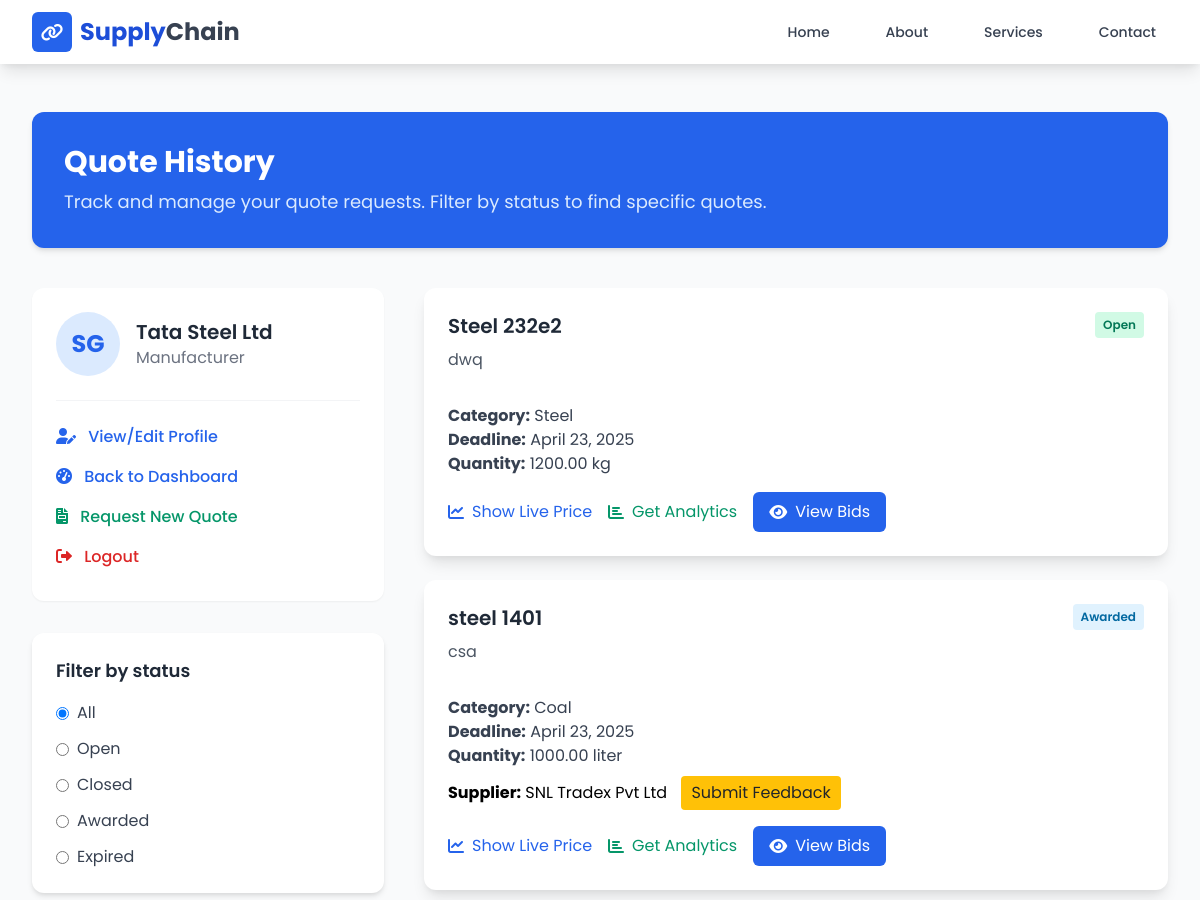
Page /manufacturer/quote-history/ (signed in, upper part) on the earlier database version.
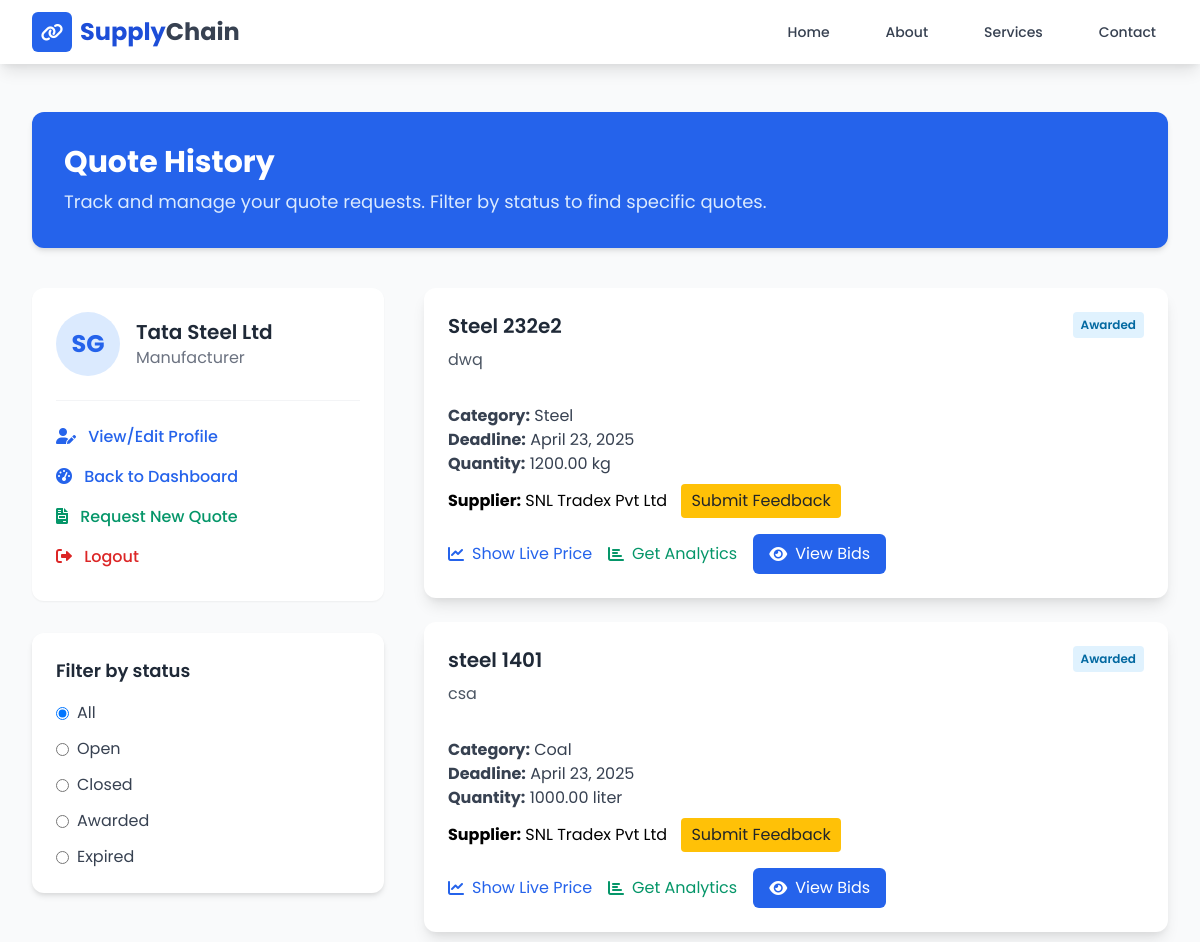
Same page on the later database version.
### manufacturer/models.py (models this page shows, shortened)
class QuoteRequest(models.Model):
    STATUS_CHOICES = [
        ('open', 'Open'),
        ('closed', 'Closed'),
        ('awarded', 'Awarded'),
        ('expired', 'Expired'),
    ]
    manufacturer = models.ForeignKey(Manufacturer, on_delete=models.CASCADE)
    product = models.CharField(max_length=200)
    category = models.CharField(max_length=100)
    description = models.TextField()
    deadline = models.DateField()
    quantity = models.DecimalField(max_digits=10, decimal_places=2)
    unit = models.CharField(max_length=20, blank=True)
    currency = models.CharField(max_length=3, blank=True)
    status = models.CharField(max_length=10, choices=STATUS_CHOICES, default='open')
    created_at = models.DateTimeField(auto_now_add=True)
    accepted_bid = models.ForeignKey('supplier.Bid', on_delete=models.SET_NULL, null=True, blank=True)
    def get_category_display(self):
        return self.category.replace('_', ' ').title()

### supplier/models.py (models this page shows, shortened)
class Bid(models.Model):
    supplier = models.ForeignKey('Supplier', on_delete=models.CASCADE)
    quote = models.ForeignKey(QuoteRequest, on_delete=models.CASCADE)
    bid_amount = models.DecimalField(max_digits=10, decimal_places=2)
    delivery_time = models.PositiveIntegerField(help_text="Delivery time in days")
    comments = models.TextField(blank=True)
    submitted_at = models.DateTimeField(auto_now_add=True)
    feedback_given = models.BooleanField(default=False)
    status = models.CharField(max_length=20, choices=[
        ('submitted', 'Submitted'),
        ('accepted', 'Accepted'),
        ('rejected', 'Rejected')
    ], default='submitted')
    PAYMENT_STATUS_CHOICES = [
        ('pending', 'Pending'),
        ('deposited', 'Deposit Received'),
        ('released', 'Payment Released'),
        ('disputed', 'Disputed'),
    ]
    payment_status = models.CharField(
        max_length=20,
        choices=PAYMENT_STATUS_CHOICES,
        default='pending'
    )
    transaction_hash = models.CharField(max_length=66, blank=True, null=True)
    TRANSPORT_CHOICES = [
        ('road', 'Road Transport'),
        ('air', 'Air Transport'),
    ]
    VEHICLE_CHOICES = [
        ('small_truck', 'Small Truck (3.5-7.5 tons)'),
        ('medium_truck', 'Medium Truck (7.5-16 tons)'),
        ('large_truck', 'Large Truck (16-32 tons)'),
        ('articulated_truck', 'Articulated Truck (>32 tons)'),
    ]
    AIRCRAFT_CHOICES = [
        ('cargo_plane', 'Cargo Plane'),
        ('passenger_plane', 'Passenger Plane (Cargo Hold)'),
    ]
    transport_mode = models.CharField(
        max_length=20,
        choices=TRANSPORT_CHOICES,
        default='road'
    )
    vehicle_type = models.CharField(
        max_length=20,
        choices=VEHICLE_CHOICES,
        blank=True,
        null=True
    )
    vehicle_count = models.PositiveIntegerField(
        blank=True,
        null=True
    )
    load_percentage = models.PositiveIntegerField(
        blank=True,
        null=True,
        validators=[MinValueValidator(1), MaxValueValidator(100)]
    )
    empty_return = models.BooleanField(default=False)
    aircraft_type = models.CharField(
        max_length=20,
        choices=AIRCRAFT_CHOICES,
        blank=True,
        null=True
    )
    flight_count = models.PositiveIntegerField(
        blank=True,
        null=True
    )
    calculated_emissions = models.FloatField(null=True, blank=True)  # kg CO2
    distance_km = models.FloatField(null=True, blank=True)

class Supplier(models.Model):
    user = models.OneToOneField(User, on_delete=models.CASCADE)
    first_name = models.CharField(max_length=100)
    last_name = models.CharField(max_length=100)
    company_name = models.CharField(max_length=200)
    city = models.CharField(max_length=100)
    state = models.CharField(max_length=100)
    business_type = models.CharField(max_length=100)
    website = models.URLField(blank=True)
    phone_number = models.CharField(max_length=20)
    key_services = models.TextField()
    wallet_address = models.CharField(max_length=42, blank=True, null=True)
    review_count = models.PositiveIntegerField(default=0)
    average_rating = models.DecimalField(max_digits=3, decimal_places=2, default=0.0)
    COMMODITY_CHOICES = [
        ('copra', 'Copra'),
        ('cotton', 'Cotton'),
        ('hides', 'Hides'),
        ('rubber', 'Rubber'),
        ('wool', 'Wool'),
        ('coffee', 'Coffee'),
        ('other_agriculture', 'Other Agriculture'),
        ('peanuts', 'Peanuts'),
        ('soybeans', 'Soybeans'),
        ('sugar', 'Sugar'),
        ('tea', 'Tea'),
        ('tobacco', 'Tobacco'),
        ('coal', 'Coal'),
        ('crude_oil', 'Crude Oil'),
        ('diesel', 'Diesel'),
        ('gasoline', 'Gasoline'),
        ('natural_gas', 'Natural Gas'),
        ('aluminum', 'Aluminum'),
        ('antimony', 'Antimony'),
        ('copper', 'Copper'),
        ('gold', 'Gold'),
        ('iron', 'Iron'),
        ('lead', 'Lead'),
        ('manganese', 'Manganese'),
        ('nickel', 'Nickel'),
        ('other_metals', 'Other Metals'),
        ('silver', 'Silver'),
        ('steel', 'Steel'),
        ('tin', 'Tin'),
        ('titanium', 'Titanium'),
        ('tungsten', 'Tungsten'),
        ('zinc', 'Zinc'),
    ]
    commodity_categories = models.JSONField(
        default=list,
        help_text="List of commodity categories this supplier deals in"
    )

### manufacturer/views.py (the view)
# urls.py: path('quote-history/', views.quote_history, name='manufacturer_quote_history'),
def quote_history(request):
    if not request.user.is_authenticated:
        return redirect('manufacturer_login')
    manufacturer = Manufacturer.objects.get(user=request.user)
    quotes = QuoteRequest.objects.filter(
        manufacturer=manufacturer).order_by('-created_at')
    status_filter = request.GET.get('status')
    if status_filter:
        quotes = quotes.filter(status=status_filter)
    return render(request, 'manufacturer/quote_history.html', {
        'manufacturer': manufacturer,
        'quotes': quotes
    })

### manufacturer/templates/manufacturer/quote_history.html (shortened to what the changed rows need)
<!DOCTYPE html>
<html lang="en">
<head>
    <link href="https://cdnjs.cloudflare.com/ajax/libs/tailwindcss/2.2.19/tailwind.min.css" rel="stylesheet">
    <link href="https://cdnjs.cloudflare.com/ajax/libs/font-awesome/6.0.0-beta3/css/all.min.css" rel="stylesheet">
</head>
<body class="min-h-screen flex flex-col">
    <nav class="bg-white shadow-lg sticky top-0 z-50">
        <div class="max-w-7xl mx-auto px-4 sm:px-6 lg:px-8">
            <div class="flex justify-between items-center h-16">
                <div class="flex items-center space-x-2">
                    <h1 class="text-2xl font-bold text-blue-700">Supply<span class="text-gray-700">Chain</span></h1>
                </div>
            </div>
        </div>
    </nav>
    <main class="flex-grow py-12 bg-gray-50">
        <div class="max-w-7xl mx-auto px-4 sm:px-6 lg:px-8">
            <div class="mb-10 bg-blue-600 rounded-xl shadow-md p-8 text-white">
                <h1 class="text-3xl font-bold mb-2">Quote History</h1>
            </div>
            <div class="grid md:grid-cols-3 gap-10">
                <div class="md:col-span-1 space-y-8">
                    <div class="bg-white rounded-xl shadow-sm p-6 dashboard-card">
                        <div class="flex items-center space-x-4 mb-6">
                            <div>
                                <h2 class="text-xl font-semibold text-gray-800">
                                    {{ manufacturer.company_name }}
                                </h2>
                            </div>
                        </div>
                    </div>
                </div>
                <div class="md:col-span-2 space-y-6">
                    {% for quote in quotes %}
                    <div class="bg-white p-6 rounded-xl shadow-lg dashboard-card">
                        <div class="flex justify-between items-start">
                            <div>
                                <h3 class="text-xl font-semibold text-gray-800 mb-2">{{ quote.product }}</h3>
                                <p class="text-gray-600 mb-4">{{ quote.description }}</p>
                            </div>
                            <span class="status-badge status-{{ quote.status }}">
                                {{ quote.get_status_display }}
                            </span>
                        </div>
                        <div class="grid md:grid-cols-2 gap-4 mt-4 text-gray-700">
                            <div>
                                <p><strong>Category:</strong> {{ quote.get_category_display }}</p>
                                <p><strong>Deadline:</strong> {{ quote.deadline }}</p>
                                <p><strong>Quantity:</strong> {{ quote.quantity }} {{ quote.unit }}</p>
                            </div>
                        </div>
                        {% if quote.status == 'awarded' and quote.accepted_bid %}
                            <div class="mt-2">
                                <p><strong>Supplier:</strong> {{ quote.accepted_bid.supplier.company_name }}
                                {% if not quote.accepted_bid.feedback_given %}
                                    <a href="{% url 'submit_review' quote.accepted_bid.id %}" class="feedback-btn">Submit Feedback</a>
                                {% else %}
                                    <span class="feedback-complete">Feedback Submitted</span>
                                {% endif %}
                                </p>
                            </div>
                        {% endif %}
                        <div class="mt-4 flex flex-wrap gap-4">
                            <a href="#" class="toggle-price-btn text-blue-600 hover:text-blue-800 flex items-center"
                               data-commodity="{{ quote.product }}">
                                <i class="fas fa-chart-line mr-2"></i> Show Live Price
                            </a>
                            <a href="#" class="toggle-analytics-btn text-green-600 hover:text-green-800 flex items-center"
                               data-commodity="{{ quote.product }}" data-category="{{ quote.category }}">
                                <i class="fas fa-chart-bar mr-2"></i> Get Analytics
                            </a>
                            {% if quote.status == 'open' or quote.status == 'awarded' %}
                            <a href="{% url 'view_quote_bids' quote.id %}" class="text-white bg-blue-600 hover:bg-blue-700 px-4 py-2 rounded-md flex items-center">
                                <i class="fas fa-eye mr-2"></i> View Bids
                            </a>
                            {% endif %}
                        </div>
                    </div>
                    {% endfor %}
                </div>
            </div>
        </div>
    </main>
</body>
</html>

Differences in the rows shown:
changed QuoteRequest "Steel 232e2": status "Open" → "Awarded"; accepted_bid.supplier.company_name (not shown) → "SNL Tradex Pvt Ltd"; accepted_bid_id empty → 22 (drawn)
